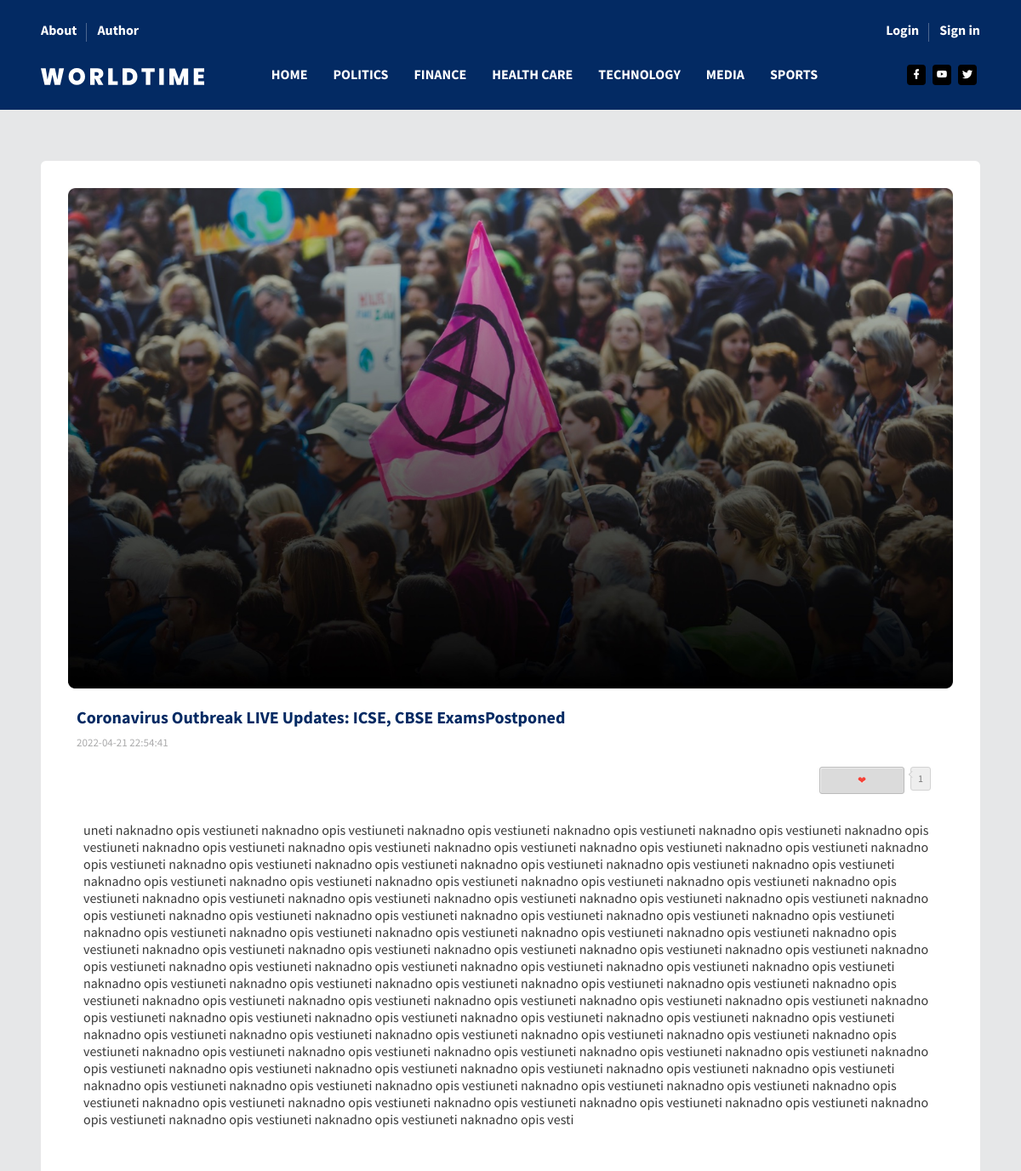
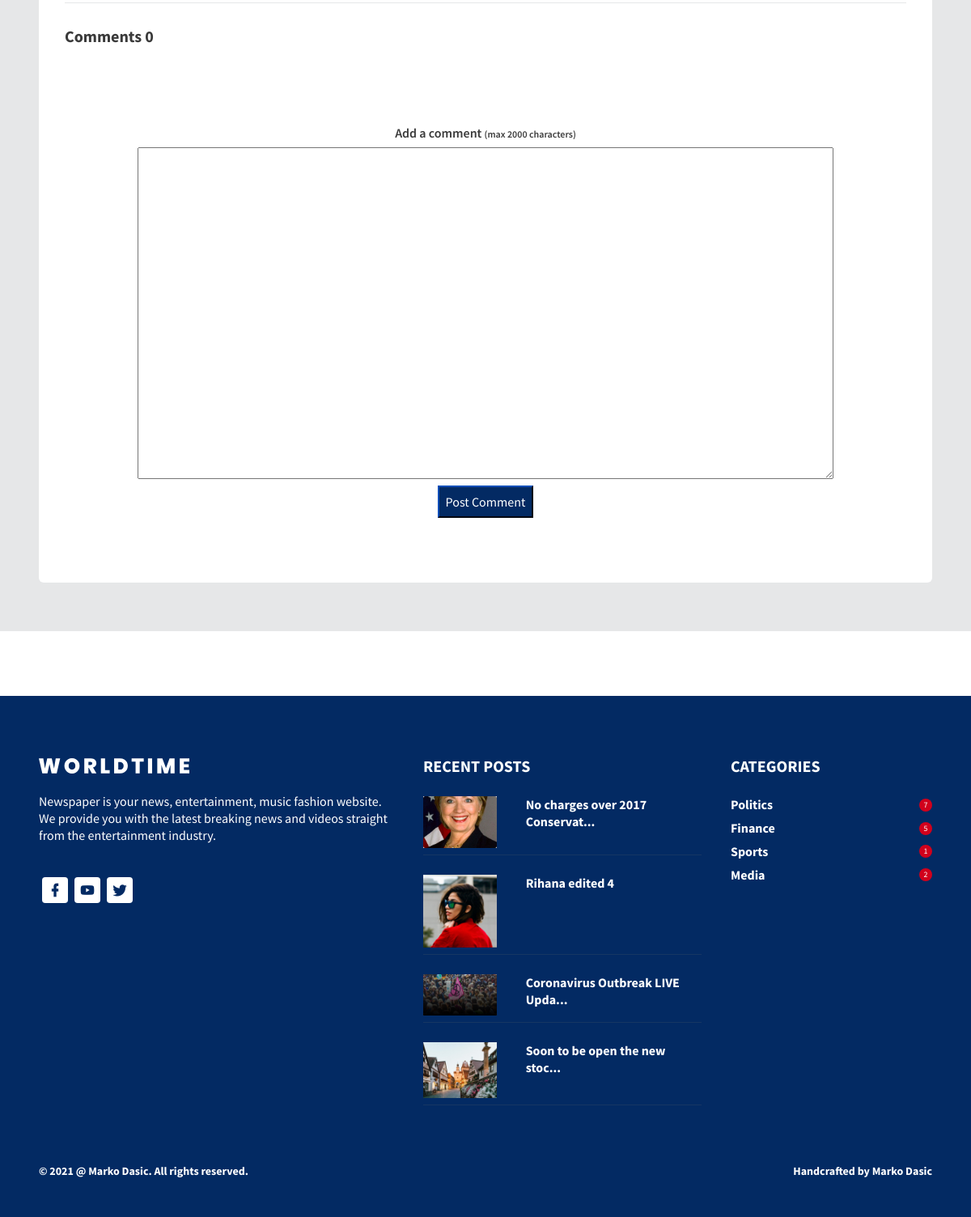
/index.php?pages=vest&id=1, run on the app's committed database (2 pictures, top to bottom).
### tables this page shows
CREATE TABLE `category` (
  `id_category` int(255) NOT NULL,
  `name` varchar(255) NOT NULL
);

CREATE TABLE `vest` (
  `id_vest` int(255) NOT NULL,
  `title` varchar(200) NOT NULL,
  `date` timestamp NOT NULL DEFAULT CURRENT_TIMESTAMP,
  `description` varchar(5000) NOT NULL,
  `ban` int(2) NOT NULL DEFAULT '0',
  `active` tinyint(1) NOT NULL DEFAULT '0',
  `id_author` int(255) NOT NULL,
  `id_image` int(255) NOT NULL,
  `id_category` int(255) NOT NULL,
  `id_vest_type` int(255) NOT NULL
);

CREATE TABLE `image` (
  `id_image` int(11) NOT NULL,
  `type` varchar(255) NOT NULL,
  `path` varchar(255) NOT NULL,
  `size` int(255) NOT NULL,
  `alt` varchar(255) NOT NULL
);

CREATE TABLE `user_like` (
  `id_user_like` int(255) NOT NULL,
  `id_user` int(255) NOT NULL,
  `id_vest` int(255) NOT NULL,
  `is_liked` tinyint(1) NOT NULL DEFAULT '1'
);

### models/functions.php (called while the page is built, shortened)
<?php
function GetCategory(){
    global $conn;
    $res = $conn->query("SELECT * FROM category")->fetchAll();
    return $res;
}
function GetNumberPostFromCategory($name){
    global $conn;
    $quer = "SELECT name, COUNT(*) AS number FROM category c
    JOIN vest v ON c.id_category = v.id_category
 	WHERE name LIKE '%$name%'
    GROUP BY name";
    $res = $conn->query($quer);
    return $res->fetch();
}
function GetMostLikesNews($lim){
    global $conn;
    $quer = "SELECT *, COUNT(id_user_like) AS number_like   FROM user_like ul
    JOIN vest v ON ul.id_vest = v.id_vest
    JOIN image i ON v.id_image=i.id_image
    JOIN vest_type vt ON v.id_vest_type = vt.id_vest_type
    WHERE ul.is_liked > 0 AND v.ban = 0 AND v.active=0
    GROUP BY title
    ORDER BY number_like
    LIMIT 0, $lim";
    $res = $conn->query($quer);
    return $res->fetchAll();
}
function GetNewsForID($id){
    global $conn;
    $res = $conn->query("SELECT * FROM vest v
    JOIN vest_type vt ON v.id_vest_type = vt.id_vest_type
    JOIN image i ON v.id_image=i.id_image
    WHERE v.ban = 0 AND v.active=0 AND v.id_vest = $id");
    return $res->fetch();
}
function GetCommentForVest($id){
    global $conn;
    $res = $conn->query("SELECT * FROM comment c
    JOIN vest v ON c.id_vest = v.id_vest
    JOIN user u ON c.id_user = u.id_user
    WHERE c.ban = 0 AND v.id_vest = $id");
    return $res->fetchAll();
}
function GetNumberLikesForVest($id){
    global $conn;
    $q="SELECT COUNT(*) AS number FROM user_like
    WHERE id_vest = $id AND is_liked > 0";
    $res = $conn->query($q);
    return $res->fetch()->number;
}

### view/pages/singe-vest.php (the view, shortened to what this page needs)
<?php
    $id = $_GET["id"];
    $vest = GetNewsForID($id);
    $description = $vest->description;
    $comments = GetCommentForVest($id);
    if(isset($_SESSION['user'])){
    $is_liked = IsLiked($_SESSION['user']->id_user,$id);
    }
    else{
      $is_liked = false;
    }
    $number_of_likes = GetNumberLikesForVest($id);
?>
<div class="content-wrapper col-md-12">
          <div class="container">
            <div class="col-sm-12 px-0">
              <div class="card" data-aos="fade-up">
                <div class="card-body">
                  <div class="row">
                    <div class="col-sm-12">
                        <div class="">
                            <a href = "#"><img
                              src="<?=$vest->path?>"
                              alt="<?=$vest->alt?>"
                              class="img-fluid"
                            /></a>
                          </div>
                          <p class="fs-16 font-weight-600 mb-0 mt-3 fs-1">
                                <a href="#" class="link-blue fs-1 link-blue font-20"><?=$vest->title?></a>
                          </p>
                          <p class="fs-13 text-muted mb-0">
                           <span class="mr-2"><?=$vest->date?></span>
                          </p>
                    </div>
                </div>
                <div class="container d-flex justify-content-end">
                    <p class="mt-3">
                        <button id="like" id_vest = "<?=$vest->id_vest?>" id_user="<?php if(isset($_SESSION['user'])){ echo($_SESSION['user']->id_user);}else echo "null"   ?> "  title="Love it" class="btn btn-counter d-flex align-items-center justify-content-center <?php if($is_liked) echo "bg-danger"?>" data-count="<?=$number_of_likes?>"><span>&#x2764;</span></button>
                    </p>
                </div>
                <div class="container mt-4">
                    <?php
                        for($t = 0;$t<100;$t++){
                            echo $description;
                        }
                    ?>
                </div>
                <div class="post-comment-section pb-5" id="comment-section">
                        <h3 class="font-weight-600">Comments <span> <?=count($comments)?></span></h3>
                        <div id="add-comment" class="mt-5 pt-5">
                          <div class="row justify-content-center">
                            <h5 class="text-center">Add a comment <span class="font-12px">(max 2000 characters)</span></h5>
                          </div>
                          <div class="row justify-content-center">
                              <textarea name="new_comment" id="new-comment" class="p-1" cols="" rows="20"></textarea>
                          </div>
                          <div class="row justify-content-center">
                              <button id="btn-add-comment" class="p-2 mt-2 btn-primary">Post Comment</button>
                          </div>
                        </div>
                  </div>
              </div>
            </div>
        </div>
        </div>
        </div>

### view/fixed/nav.php (shortened to what this page needs)
<?php
  include "models/config.php";
  include "models/functions.php";
  $nav = GetCategory();
?>
<header id="header">
          <div class="container">
            <nav class="navbar navbar-expand-lg navbar-light">
              <div class="navbar-top">
                <div class="d-flex justify-content-between align-items-center">
                  <ul class="navbar-top-left-menu">
                    <li class="nav-item">
                      <a href="index.php?pages=about" class="nav-link">About</a>
                    </li>
                    <li class="nav-item">
                      <a href="index.php?pages=author" class="nav-link">Author</a>
                    </li>
                  </ul>
                  <ul class="navbar-top-right-menu">
                    <?php if(!isset($_SESSION['user'])){?>
                    <li class="nav-item">
                      <a href="index.php?pages=log-in" class="nav-link">Login</a>
                    </li>
                    <li class="nav-item">
                      <a href="index.php?pages=registration" class="nav-link">Sign in</a>
                    </li>
                    <?php } ?>
                  </ul>
                </div>
              </div>
              <div class="navbar-bottom">
                <div class="d-flex justify-content-between align-items-center">
                  <div>
                    <a class="navbar-brand" href="index.php"
                      ><img src="assets/images/logo.svg" alt=""
                    /></a>
                  </div>
                  <div>
                    <div
                      class="navbar-collapse justify-content-center collapse"
                      id="navbarSupportedContent"
                    >
                      <ul
                        class="navbar-nav d-lg-flex justify-content-between align-items-center" id="header-nav"
                      >
                        <li class="nav-item active">
                          <a class="nav-link" href="index.php">Home</a>
                        </li>
                        <?php foreach($nav as $el):?>
                        <li class="nav-item">
                          <a class="nav-link" href="index.php?pages=category&name=<?=$el->name?>"><?php echo $el->name == "Health_care" ? "Health Care": $el->name?></a>
                        </li>
                        <?php endforeach?>
                      </ul>
                    </div>
                  </div>
                  <ul class="social-media">
                    <li>
                      <a href="https://sr-rs.facebook.com/">
                        <i class="mdi mdi-facebook"></i>
                      </a>
                    </li>
                    <li>
                      <a href="https://www.youtube.com/">
                        <i class="mdi mdi-youtube"></i>
                      </a>
                    </li>
                    <li>
                      <a href="https://twitter.com/?lang=sr">
                        <i class="mdi mdi-twitter"></i>
                      </a>
                    </li>
                  </ul>
                </div>
              </div>
            </nav>
          </div>
        </header>

### view/fixed/footer.php (shortened to what this page needs)
<?php
  $popular = GetMostLikesNews(4);
  $arr[0] = GetNumberPostFromCategory("Politics");
  $arr[1] = GetNumberPostFromCategory("Finance");
  $arr[2] = GetNumberPostFromCategory("Sport");
  $arr[3] = GetNumberPostFromCategory("Media");
?>
<br/>
<br/>
<br/>
<br/>
<footer>
<div class="footer-top">
            <div class="container-lg">
              <div class="row">
                <div class="col-sm-5">
                  <img src="assets/images/logo.svg" class="footer-logo" alt="" />
                  <h5 class="font-weight-normal mt-4 mb-5">
                    Newspaper is your news, entertainment, music fashion website. We
                    provide you with the latest breaking news and videos straight from
                    the entertainment industry.
                  </h5>
                  <ul class="social-media">
                    <li>
                      <a href="https://sr-rs.facebook.com/">
                        <i class="mdi mdi-facebook"></i>
                      </a>
                    </li>
                    <li>
                      <a href="https://www.youtube.com/">
                        <i class="mdi mdi-youtube"></i>
                      </a>
                    </li>
                    <li>
                      <a href="https://twitter.com/?lang=sr">
                        <i class="mdi mdi-twitter"></i>
                      </a>
                    </li>
                  </ul>
                </div>
                <div class="col-sm-4">
                  <h3 class="font-weight-bold mb-3">RECENT POSTS</h3>
                  <?php foreach($popular as $el):?>
                  <div class="row mt-4">
                    <div class="col-sm-12">
                      <div class="footer-border-bottom pb-2">
                        <div class="row">
                          <div class="col-md-4 col-12">
                            <a href="index.php?pages=vest&id=<?=$el->id_vest?>" > <img
                              src="<?=$el->path?>"
                              alt="<?=$el->alt?>"
                              class="img-fluid"
                            /></a>
                          </div>
                          <div class="col-md-8 col-12">
                            <h5 class="font-weight-600">
                              <a href="index.php?pages=vest&id=<?=$el->id_vest?> " class="link">
                              <?php if (strlen($el->title) > 30) {
                                                echo substr($el->title, 0, 30) . '...';
                                            } else {
                                                echo $el->title;
                                            }
                               ?>
                            </a>
                            </h5>
                          </div>
                        </div>
                      </div>
                    </div>
                  </div>
                  <?php endforeach?>
                </div>
                <div class="col-sm-3">
                  <h3 class="font-weight-bold mb-3">CATEGORIES</h3>
                  <?php foreach($arr as $el):?>
                  <div class="pt-2">
                    <div class="d-flex justify-content-between align-items-center">
                      <h5 class="mb-0 font-weight-600"><?=$el->name?></h5>
                      <div class="count"><?=$el->number?></div>
                    </div>
                  </div>
                  <?php endforeach?>
                </div>
              </div>
            </div>
          </div>
          <div class="footer-bottom">
            <div class="container">
              <div class="row">
                <div class="col-sm-12">
                  <div class="d-sm-flex justify-content-between align-items-center">
                    <div class="fs-14 font-weight-600">
                      © 2021 @ <a href="https://www.bootstrapdash.com/" target="_blank" class="text-white"> Marko Dasic</a>. All rights reserved.
                    </div>
                    <div class="fs-14 font-weight-600">
                      Handcrafted by <a href="https://www.bootstrapdash.com/" target="_blank" class="text-white">Marko Dasic</a>
                    </div>
                  </div>
                </div>
              </div>
            </div>
          </div>
</footer>
</html>

### view/fixed/footer.php (style rules this page uses)
.link { color:white !important; }
.link-blue { color:#032a63 !important; }

### data on the page
category: name "POLITICS"
category: name "FINANCE"
category: name "HEALTH CARE"
category: name "TECHNOLOGY"
category: name "MEDIA"
category: name "SPORTS"
vest: id_image.path (picture), title "Coronavirus Outbreak LIVE Updates: ICSE, CBSE ExamsPostponed", date "2022-04-21 22:54:41", description "uneti naknadno opis vesti"
user_like: image.path (picture), id_vest.title "No charges over 2017 Conservat"
user_like: image.path (picture), id_vest.title "Rihana edited 4"
user_like: image.path (picture), id_vest.title "Coronavirus Outbreak LIVE Upda"
user_like: image.path (picture), id_vest.title "Soon to be open the new stoc"

### other printed values
count($comments) "0"
$el->name "Politics"
$el->number "7"
$el->name "Finance"
$el->number "5"
$el->name "Sports"
$el->number "1"
$el->name "Media"
$el->number "2"
